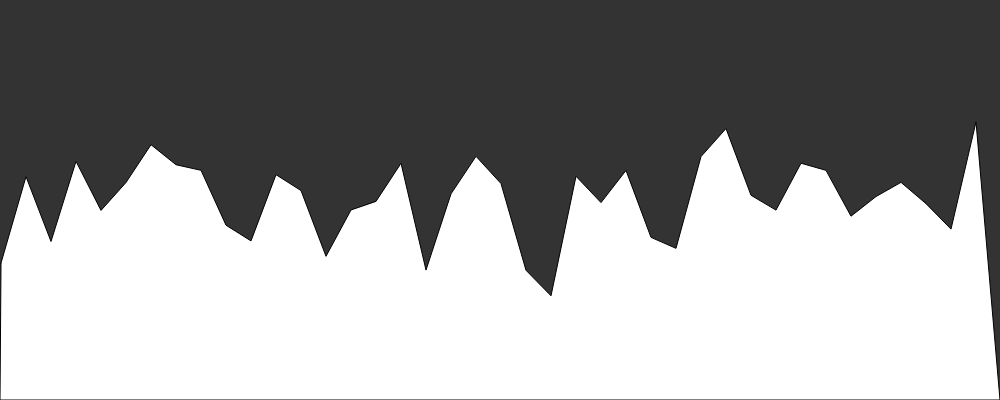
Frame 1 (no input)
Frame 2 (the mouse pressed at the canvas centre, redrawn once): identical to frame 1, image omitted

The p5.js sketch that drew this single still picture (run headless with seeded random() and noise() and a simulated clock; the mouse was pressed at the canvas centre and the sketch redrawn once):

// p5.js sketch
// ── sketch.js
let yoff = 0.0; // 2nd dimension of perlin noise

function setup() {
  createCanvas(1000, 400);
}

function draw() {
  background(51);

  fill(255);
  // We are going to draw a polygon out of the wave points
  beginShape();

  let xoff = 0; // Option #1: 2D Noise
  // let xoff = yoff; // Option #2: 1D Noise

  // Iterate over horizontal pixels
  for (let x = 1; x <= width; x += 25) {
    // Calculate a y value according to noise, map to

    // Option #1: 2D Noise
    //let y = map(noise(xoff, yoff), 0, 1, 200, 300);

    // Option #2: 1D Noise
    let y = map(noise(xoff), 0, 1.1, 50, 400);

    // Set the vertex
    vertex(x, y);
    // Increment x dimension for noise
    xoff += 1.09;
  }
  // increment y dimension for noise
  yoff += 0.01;
  vertex(width, height);
  vertex(0, height);
  endShape(CLOSE);
  noLoop()

}
